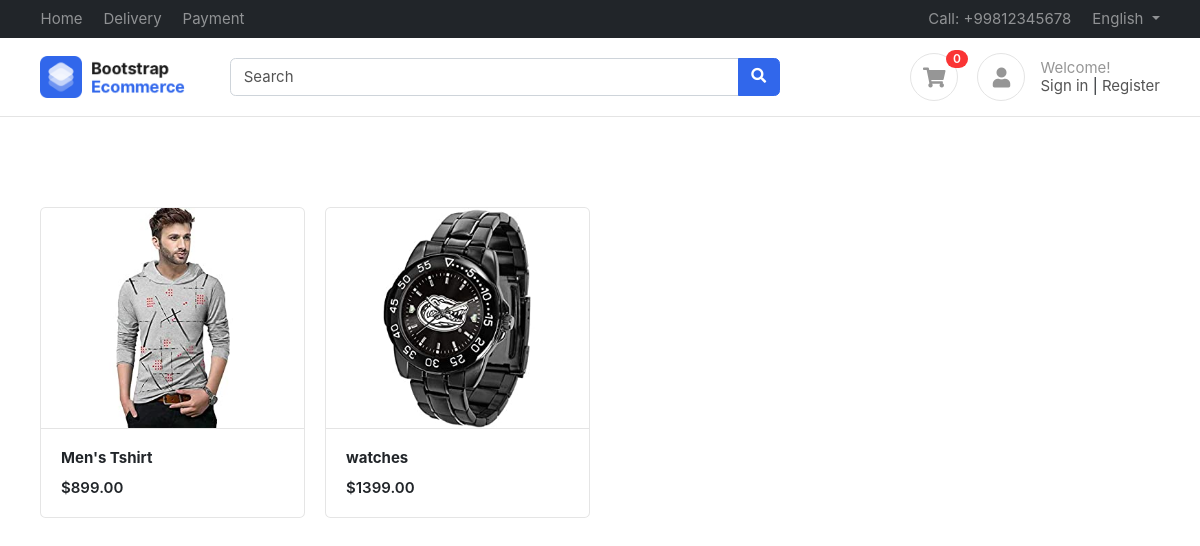
Before: / with the older database file.
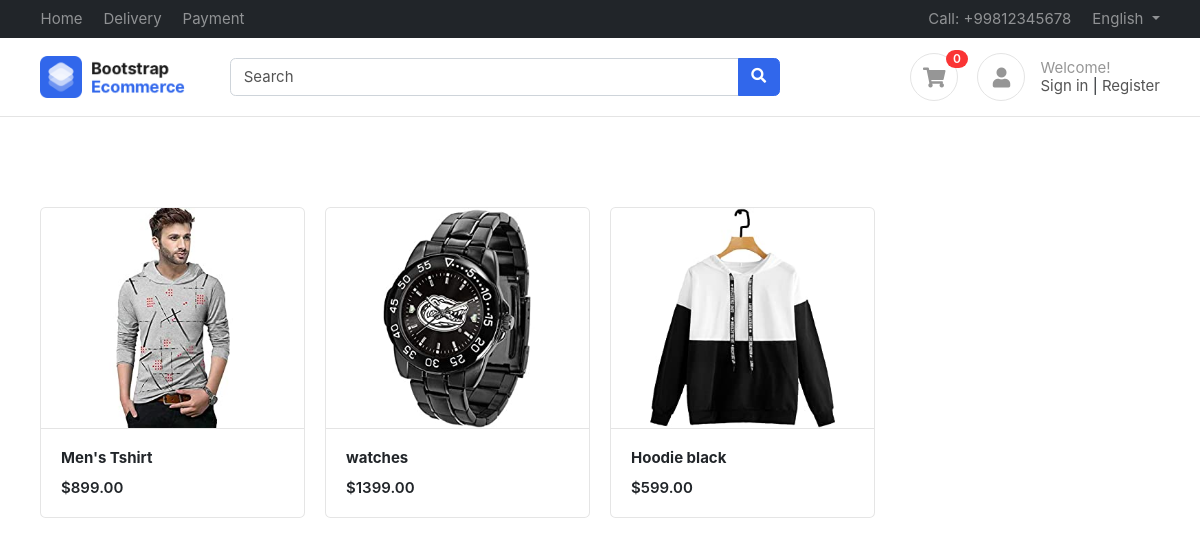
After: the same page with the newer database file.
### products/models.py (models this page shows, shortened)
class Product(BaseModel):
    product_name = models.CharField(max_length=100)
    slug = models.SlugField(unique=True, null=True, blank=True)
    category = models.ForeignKey(Category, on_delete=models.CASCADE, related_name="products")
    price = models.IntegerField()
    product_description = models.TextField()
    color_variant = models.ManyToManyField(ColorVariant, blank=True)
    size_variant = models.ManyToManyField(SizeVariant, blank=True)

class ProductImage(BaseModel):
    product = models.ForeignKey(Product, on_delete=models.CASCADE, related_name="product_images")
    image = models.ImageField(upload_to="product")

### home/views.py (the view)
# urls.py: path('', index, name="index"),
def index(request):
    context = {'products': Product.objects.all()}
    return render(request, 'home/index.html', context)

### templates/home/index.html
{% extends "base/base.html"%}
{%  block start %}
<div class="container mt-5 pt-5">
    <div class="row">
        {% for product in products %}
        <div class="col-md-3">
            <figure class="card card-product-grid">
                <div class="img-wrap"> <img src="/media/{{product.product_images.first.image}}"> </div>
                <figcaption class="info-wrap border-top">
                    <a href="{% url 'get_product' product.slug %}" class="title">
                        <b>{{product.product_name}}</b></a>
                    <div class="price mt-2">${{product.price}}.00</div>
                </figcaption>
            </figure>
        </div>
        {% endfor %}
    </div>
    </div>
{% endblock %}

### templates/base/base.html (shortened to what this page needs)
<!DOCTYPE HTML>
<html lang="en">
<head>
<link href="/media/css/bootstrap.css" rel="stylesheet" type="text/css"/>
<link href="/media/fonts/fontawesome/css/all.min.css" type="text/css" rel="stylesheet">
<link href="/media/css/ui.css" rel="stylesheet" type="text/css"/>
<link href="/media/css/responsive.css" rel="stylesheet" />
</head>
<body>
	<header class="section-header">
		<nav class="navbar navbar-dark navbar-expand p-0 bg-dark">
		<div class="container">
			<ul class="navbar-nav d-none d-md-flex mr-auto">
				<li class="nav-item"><a class="nav-link" href="#">Home</a></li>
				<li class="nav-item"><a class="nav-link" href="#">Delivery</a></li>
				<li class="nav-item"><a class="nav-link" href="#">Payment</a></li>
			</ul>
			<ul class="navbar-nav">
				<li class="nav-item"><a href="#" class="nav-link"> Call: +99812345678 </a></li>
				<li class="nav-item dropdown">
					 <a href="#" class="nav-link dropdown-toggle" data-toggle="dropdown"> English </a>
				</li>
			</ul>
		  </div>
		</nav>
		<section class="header-main border-bottom">
			<div class="container">
		<div class="row align-items-center">
			<div class="col-lg-2 col-4">
				<div class="brand-wrap">
					<a href="../../"><img class="logo" src="/media/images/logo.png"></a>
				</div>
			</div>
			<div class="col-lg-6 col-sm-12">
				<form action="#" class="search">
					<div class="input-group w-100">
						<input type="text" class="form-control" placeholder="Search">
						<div class="input-group-append">
						  <button class="btn btn-primary" type="submit">
							<i class="fa fa-search"></i>
						  </button>
						</div>
					</div>
				</form>
			</div>
			<div class="col-lg-4 col-sm-6 col-8">
				<div class="widgets-wrap float-md-right">
					<div class="widget-header  mr-3">
						<a href="#" class="icon icon-sm rounded-circle border"><i class="fa fa-shopping-cart"></i></a>
						<span class="badge badge-pill badge-danger notify">0</span>
					</div>
					<div class="widget-header icontext">
						<a href="#" class="icon icon-sm rounded-circle border"><i class="fa fa-user"></i></a>
						<div class="text">
							<span class="text-muted">Welcome!</span>
							<div>
								<a href="../../accounts/login">Sign in</a> |
								<a href="../../accounts/register"> Register</a>
							</div>
						</div>
					</div>
				</div>
			</div>
		</div>
			</div>
		</section>
		</header>
		{% block start %}
		{% endblock %}
</body>
</html>

### public/static/css/ui.css (style rules this page uses)
html { font-family: 'Inter', sans-serif; font-size: 15px; }
.img-wrap { text-align: center; display: block; }
.img-wrap img { max-width: 100%; }
.icon-xs, .icon-sm, .icon-md, .icon-lg { display: inline-block; text-align: center; flex-shrink: 0; flex-grow: 0; }
.icon-sm { width: 48px; height: 48px; line-height: 48px; font-size: 20px; }
figure { margin-bottom: 0; }
.card .title { color: #212529; }
.header-main { position: relative; padding-top: 1rem; padding-bottom: 1rem; }
.brand-wrap .logo, .navbar-brand .logo { margin-right: 7px; max-height: 42px; display: inline-block; }
.widget-header { display: inline-block; vertical-align: middle; position: relative; }
.widget-header a { color: #545454; }
.widget-header i { color: #969696; }
.widget-header .notify { position: absolute; top: -3px; right: -10px; }
[class*='card-product'] a.title { color: #212529; display: block; }
[class*='card-product'] .img-wrap { overflow: hidden; position: relative; }
[class*='card-product'] .img-wrap img { height: 100%; max-width: 100%; width: auto; display: inline-block; object-fit: cover; }
.card-product-grid { margin-bottom: 20px; }
.card-product-grid .img-wrap { border-radius: 0.2rem 0.2rem 0 0; height: 220px; }
.card-product-grid .info-wrap { overflow: hidden; padding: 18px 20px; }
.card .img-wrap { overflow: hidden; }
.icontext { display: inline-flex; align-items: center; vertical-align: middle; }
.icontext .text { width: 100%; line-height: 1.2; color: #212529; }
.icontext .icon { position: relative; margin-right: 15px; flex-shrink: 0; flex-grow: 0; }
.notify { position: absolute; top: -4px; right: -10px; display: inline-block; padding: .25em .6em; font-size: 12px; line-height: 1; text-align: center; border-radius: 3rem; color: #fff; background-color: #fa3434; }
.price { font-weight: 600; color: #212529; }

Changed rows visible on the page:
added Product: product_images.first.image (picture), product_name "Hoodie black", price "599"
